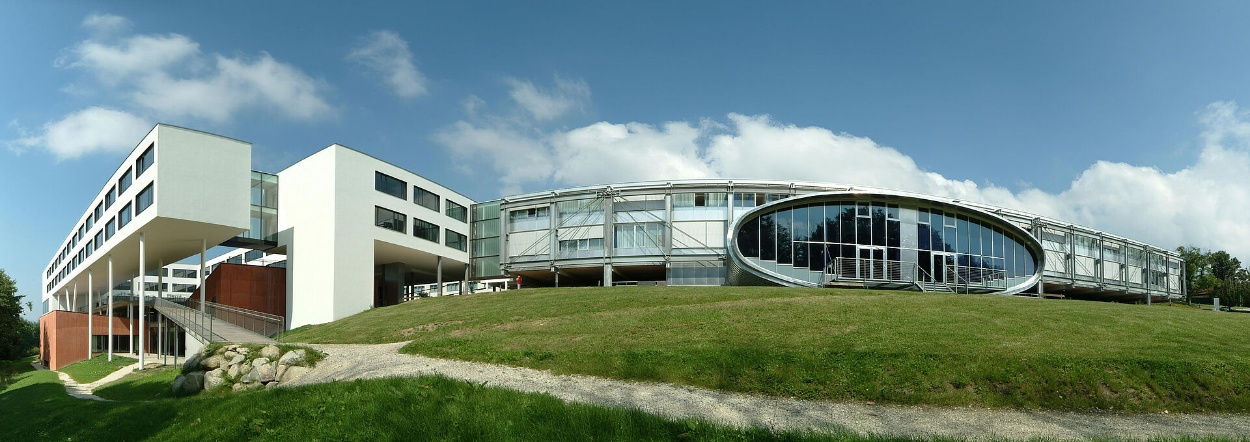
#> input picture campus.jpg, 1250 x 442 px, given as the content of the folder fruits-360-100x100/Training, which was not available
$ jupyter execute --allow-errors 03-image-filtering.ipynb   (shell and % lines are left out)   (text cells are left out)
#> lines starting #> are read from the running program, lines starting #| are printed output that depends on the picture; pictures that were not available may be replaced by others from this repository, and a replacement may not be noted
#> in load_fruit, returned value is the input picture: shape (442, 1250, 3); mean B, G, R 130.1, 136.5, 112.1
[cell 1]
# !pip install -q opencv-python-headless matplotlib numpy scikit-image

import cv2
import numpy as np
import matplotlib.pyplot as plt
from pathlib import Path
import os

[cell 2]

DATASET_ROOT = Path("fruits-360-100x100")
TRAIN_DIR = DATASET_ROOT / "Training"
TEST_DIR = DATASET_ROOT / "Test"

classes = sorted(os.listdir(TRAIN_DIR))
print(f"Fruits-360: {len(classes)} classes")

def load_fruit(class_name, index=0):
    """Load a single fruit image as BGR numpy array."""
    cls_dir = TRAIN_DIR / class_name
    return cv2.imread(str(sorted(cls_dir.glob("*.jpg"))[index]))

def to_rgb(img_bgr):
    return cv2.cvtColor(img_bgr, cv2.COLOR_BGR2RGB)

def to_gray(img_bgr):
    return cv2.cvtColor(img_bgr, cv2.COLOR_BGR2GRAY)

[cell 3]
img = load_fruit("Apple Red 1")

fig, axes = plt.subplots(1, 4, figsize=(18, 4))
axes[0].imshow(to_rgb(img))
axes[0].set_title("Original")

for i, k in enumerate([3, 7, 15]):
    kernel = np.ones((k, k), np.float32) / (k ** 2)
    filtered = cv2.filter2D(img, -1, kernel)
    axes[i + 1].imshow(to_rgb(filtered))
    axes[i + 1].set_title(f"Box {k}×{k}")

for ax in axes:
    ax.axis("off")
plt.suptitle("Average (Box) Filter — Increasing Kernel Size", fontsize=13)
plt.tight_layout()
plt.show()

[cell 4]
img = load_fruit("Banana 1")

k = 11
kernel_1d = cv2.getGaussianKernel(k, -1)
kernel_2d = kernel_1d @ kernel_1d.T

fig, axes = plt.subplots(1, 4, figsize=(18, 4))
axes[0].imshow(to_rgb(img))
axes[0].set_title("Original")
axes[1].imshow(kernel_2d, cmap="gray")
axes[1].set_title(f"Gaussian Kernel ({k}×{k})")

for i, sigma in enumerate([1, 5]):
    blurred = cv2.GaussianBlur(img, (k, k), sigma)
    axes[i + 2].imshow(to_rgb(blurred))
    axes[i + 2].set_title(f"Gaussian σ={sigma}")

for ax in axes:
    ax.axis("off")
plt.suptitle("Gaussian Filter — Effect of σ", fontsize=13)
plt.tight_layout()
plt.show()

[cell 5]
img_small = cv2.resize(load_fruit("Kiwi 1"), (12, 12))

k = 7
kernel = np.ones((k, k), np.float32) / (k ** 2)

modes = [
    ("Constant (zero)", cv2.BORDER_CONSTANT),
    ("Reflect", cv2.BORDER_REFLECT),
    ("Replicate", cv2.BORDER_REPLICATE),
]

fig, axes = plt.subplots(1, len(modes), figsize=(14, 4))
for ax, (title, mode) in zip(axes, modes):
    result = cv2.filter2D(img_small, -1, kernel, borderType=mode)
    ax.imshow(to_rgb(result), interpolation="nearest")
    ax.set_title(title)
    ax.axis("off")
plt.suptitle(f"Border Handling with a {k}×{k} Box Filter on a Tiny Image", fontsize=13)
plt.tight_layout()
plt.show()

[cell 6]
img = load_fruit("Apple Red 1")
gray = to_gray(img)

F = np.fft.fft2(gray)
Fshift = np.fft.fftshift(F)
magnitude = np.log1p(np.abs(Fshift))
phase = np.angle(Fshift)
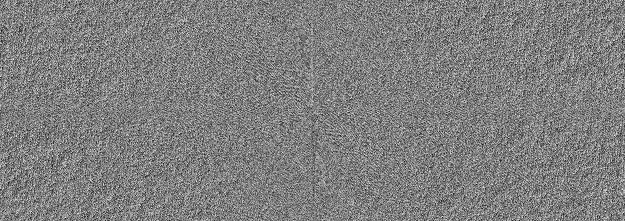
#> phase: shape (442, 1250) float64 (shown at 1/2 size); min -3.14, max 3.14, mean 4.55e-18; drawn with min black and max white

fig, axes = plt.subplots(1, 3, figsize=(15, 4))
axes[0].imshow(gray, cmap="gray")
axes[0].set_title("Original (grayscale)")
axes[1].imshow(magnitude, cmap="gray")
axes[1].set_title("Magnitude Spectrum (log)")
axes[2].imshow(phase, cmap="twilight")
axes[2].set_title("Phase Spectrum")
for ax in axes:
    ax.axis("off")
plt.tight_layout()
plt.show()

[cell 7]
reconstructed = np.fft.ifft2(F)

fig, axes = plt.subplots(1, 2, figsize=(10, 4))
axes[0].imshow(gray, cmap="gray")
axes[0].set_title("Original")
axes[1].imshow(np.abs(reconstructed), cmap="gray")
axes[1].set_title("Reconstructed via IFFT")
for ax in axes:
    ax.axis("off")
plt.tight_layout()
plt.show()

print(f"Max reconstruction error: {np.max(np.abs(gray - np.abs(reconstructed))):.2e}")
#| Max reconstruction error: 2.27e-13

[cell 8]
size = 64

freqs = [(1, 0), (0, 3), (2, 2), (5, 5)]

fig, axes = plt.subplots(2, len(freqs), figsize=(14, 7))
for col, (u, v) in enumerate(freqs):
    F = np.zeros((size, size), dtype=np.complex128)
    F[0, 0] = size * size  # DC component (mean gray)
    F[u, v] = size * size  # one frequency
    f = np.fft.ifft2(F)

    mag = np.log1p(np.abs(np.fft.fftshift(F)))
    axes[0, col].imshow(mag, cmap="gray")
    axes[0, col].set_title(f"Spectrum F[{u},{v}]")
    axes[0, col].axis("off")

    axes[1, col].imshow(np.real(f), cmap="gray")
    axes[1, col].set_title(f"Spatial domain")
    axes[1, col].axis("off")

axes[0, 0].set_ylabel("Frequency", fontsize=11)
axes[1, 0].set_ylabel("Spatial", fontsize=11)
plt.suptitle("Single Frequency Components → Sinusoidal Patterns", fontsize=13)
plt.tight_layout()
plt.show()

[cell 9]
img = load_fruit("Pear 1")
gray = to_gray(img)

F = np.fft.fft2(gray)
Fshift = np.fft.fftshift(F)

rows, cols = gray.shape
crow, ccol = rows // 2, cols // 2

radius = 10

# Create circular masks
Y, X = np.ogrid[:rows, :cols]
dist = np.sqrt((X - ccol) ** 2 + (Y - crow) ** 2)
lp_mask = (dist <= radius).astype(np.float64)
hp_mask = (dist > radius).astype(np.float64)

# Apply masks
low_freq = np.fft.ifft2(np.fft.ifftshift(Fshift * lp_mask))
high_freq = np.fft.ifft2(np.fft.ifftshift(Fshift * hp_mask))

fig, axes = plt.subplots(2, 3, figsize=(15, 9))

axes[0, 0].imshow(gray, cmap="gray")
axes[0, 0].set_title("Original")
axes[0, 1].imshow(np.abs(low_freq), cmap="gray")
axes[0, 1].set_title(f"Low-pass (r={radius})")
axes[0, 2].imshow(np.abs(high_freq), cmap="gray")
axes[0, 2].set_title(f"High-pass (r={radius})")

axes[1, 0].imshow(np.log1p(np.abs(Fshift)), cmap="gray")
axes[1, 0].set_title("Full Spectrum")
axes[1, 1].imshow(lp_mask, cmap="gray")
axes[1, 1].set_title("Low-pass Mask")
axes[1, 2].imshow(hp_mask, cmap="gray")
axes[1, 2].set_title("High-pass Mask")

for ax in axes.flat:
    ax.axis("off")
plt.suptitle("Frequency-Domain Filtering", fontsize=13)
plt.tight_layout()
plt.show()

[cell 10]
img = load_fruit("Cherry 1")
gray = to_gray(img).astype(np.float64)

rows, cols = gray.shape

k_size = 11
kh = k_size // 2
kernel_1d = cv2.getGaussianKernel(k_size, -1)
kernel_small = kernel_1d @ kernel_1d.T

# Pad kernel to image size and place at centre
kernel_padded = np.zeros_like(gray)
crow, ccol = rows // 2, cols // 2
kernel_padded[crow - kh:crow + kh + 1, ccol - kh:ccol + kh + 1] = kernel_small

# Spatial convolution
spatial_result = cv2.filter2D(gray, -1, kernel_padded)

# Frequency-domain multiplication
F = np.fft.fft2(gray)
K = np.fft.fft2(kernel_padded)
freq_result = np.fft.ifftshift(np.fft.ifft2(F * K))

fig, axes = plt.subplots(1, 3, figsize=(15, 4))
axes[0].imshow(gray, cmap="gray")
axes[0].set_title("Original")
axes[1].imshow(np.abs(spatial_result), cmap="gray")
axes[1].set_title(r"$f * h$ (spatial convolution)")
axes[2].imshow(np.abs(freq_result), cmap="gray")
axes[2].set_title(r"$\mathcal{F}^{-1}(F \cdot H)$ (freq. domain)")
for ax in axes:
    ax.axis("off")
plt.suptitle("Convolution Theorem: Spatial vs Frequency Domain", fontsize=13)
plt.tight_layout()
plt.show()

[cell 11]
img_a = to_gray(load_fruit("Apple Red 1"))
img_b = to_gray(load_fruit("Banana 1"))

F_a = np.fft.fft2(img_a)
F_b = np.fft.fft2(img_b)

mag_a, phase_a = np.abs(F_a), np.angle(F_a)
mag_b, phase_b = np.abs(F_b), np.angle(F_b)

# Combine magnitude of A with phase of B (and vice versa)
combo_mag_a_phase_b = np.fft.ifft2(mag_a * np.exp(1j * phase_b))
combo_mag_b_phase_a = np.fft.ifft2(mag_b * np.exp(1j * phase_a))

fig, axes = plt.subplots(1, 4, figsize=(18, 4))
axes[0].imshow(img_a, cmap="gray")
axes[0].set_title("Image A (Apple)")
axes[1].imshow(img_b, cmap="gray")
axes[1].set_title("Image B (Banana)")
axes[2].imshow(np.abs(combo_mag_a_phase_b), cmap="gray")
axes[2].set_title("|A| + ∠B\n(magnitude A, phase B)")
axes[3].imshow(np.abs(combo_mag_b_phase_a), cmap="gray")
axes[3].set_title("|B| + ∠A\n(magnitude B, phase A)")
for ax in axes:
    ax.axis("off")
plt.suptitle("Phase carries spatial structure, magnitude carries texture/energy", fontsize=13)
plt.tight_layout()
plt.show()

[cell 12]
def make_hybrid(img_low_src, img_high_src, sigma_low=10, sigma_high=10):
    """Create a hybrid image from two source images.

    Args:
        img_low_src: Image whose low frequencies will be used (grayscale float64).
        img_high_src: Image whose high frequencies will be used (grayscale float64).
        sigma_low: Gaussian sigma for extracting low frequencies.
        sigma_high: Gaussian sigma for extracting high frequencies.

    Returns:
        Tuple of (low_freq, high_freq, hybrid).
    """
    ksize = int(6 * max(sigma_low, sigma_high)) | 1  # ensure odd
    low = cv2.GaussianBlur(img_low_src, (ksize, ksize), sigma_low)
    high = img_high_src - cv2.GaussianBlur(img_high_src, (ksize, ksize), sigma_high)
    hybrid = low + high
    return low, high, hybrid

[cell 13]
img_a = to_gray(load_fruit("Apple Red 1")).astype(np.float64)
img_b = to_gray(load_fruit("Orange 1")).astype(np.float64)

low, high, hybrid = make_hybrid(img_a, img_b, sigma_low=6, sigma_high=6)
#> in make_hybrid, `high = img_high_src - cv2.GaussianBlur(img_high_src, (ksize, ksize), s..`:
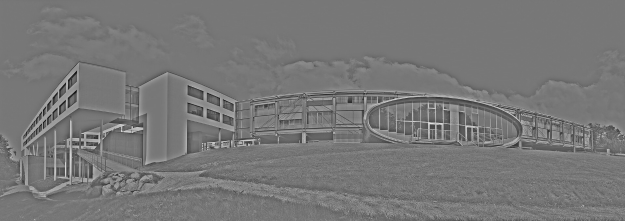
#> high: shape (442, 1250) float64 (shown at 1/2 size); min -184.2, max 208.5, mean 0; drawn with min black and max white

fig, axes = plt.subplots(2, 4, figsize=(18, 9))

axes[0, 0].imshow(img_a, cmap="gray", vmin=0, vmax=255)
axes[0, 0].set_title("Image A (Apple)")
axes[0, 1].imshow(low, cmap="gray", vmin=0, vmax=255)
axes[0, 1].set_title("Low freq of A")
axes[0, 2].imshow(img_b, cmap="gray", vmin=0, vmax=255)
axes[0, 2].set_title("Image B (Orange)")
axes[0, 3].imshow(high + 128, cmap="gray", vmin=0, vmax=255)
axes[0, 3].set_title("High freq of B (+128)")

axes[1, 0].imshow(np.clip(hybrid, 0, 255), cmap="gray", vmin=0, vmax=255)
axes[1, 0].set_title("Hybrid (full size)")

# Simulate viewing from a distance by progressively downscaling
small = np.clip(hybrid, 0, 255).astype(np.uint8)
for i in range(1, 4):
    small = cv2.pyrDown(small)
    axes[1, i].imshow(small, cmap="gray", vmin=0, vmax=255)
    axes[1, i].set_title(f"Viewed from \"distance\" (1/{2**i})")

for ax in axes.flat:
    ax.axis("off")
plt.suptitle("Hybrid Image: Apple (low freq) + Orange (high freq)", fontsize=14)
plt.tight_layout()
plt.show()
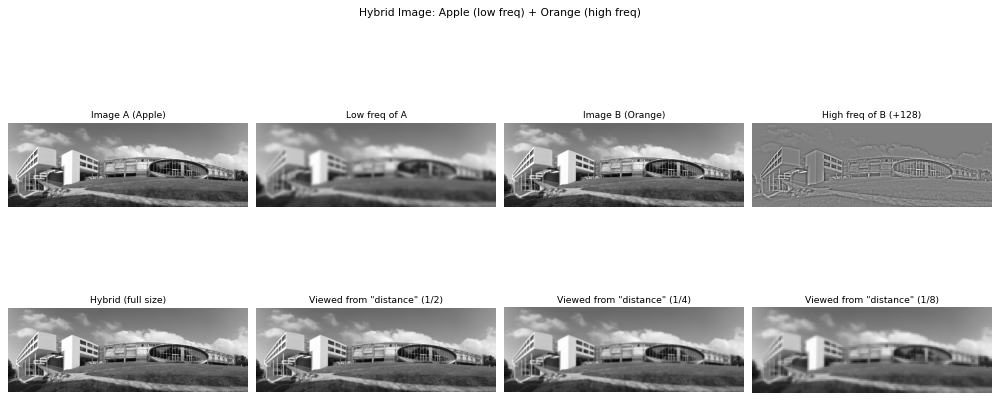
#> figure drawn by matplotlib, 8 panels

[cell 14]
low, high, hybrid = make_hybrid(img_a, img_b, sigma_low=6, sigma_high=6)

spectra = [
    ("Image A", img_a),
    ("Low freq of A", low),
    ("Image B", img_b),
    ("High freq of B", high),
    ("Hybrid", np.clip(hybrid, 0, 255)),
]

fig, axes = plt.subplots(2, len(spectra), figsize=(20, 7))
for col, (title, im) in enumerate(spectra):
    axes[0, col].imshow(im, cmap="gray", vmin=0, vmax=255)
    axes[0, col].set_title(title, fontsize=10)
    axes[0, col].axis("off")

    F = np.fft.fftshift(np.fft.fft2(im))
    axes[1, col].imshow(np.log1p(np.abs(F)), cmap="gray")
    axes[1, col].set_title("Spectrum", fontsize=10)
    axes[1, col].axis("off")
#> this loop made 5 passes
#> title on passes 1 to 5: 'Image A', 'Low freq of A', 'Image B', 'High freq of B', 'Hybrid'

axes[0, 0].set_ylabel("Spatial", fontsize=11)
axes[1, 0].set_ylabel("Frequency", fontsize=11)
plt.suptitle("Hybrid Image Construction in the Frequency Domain", fontsize=13)
plt.tight_layout()
plt.show()
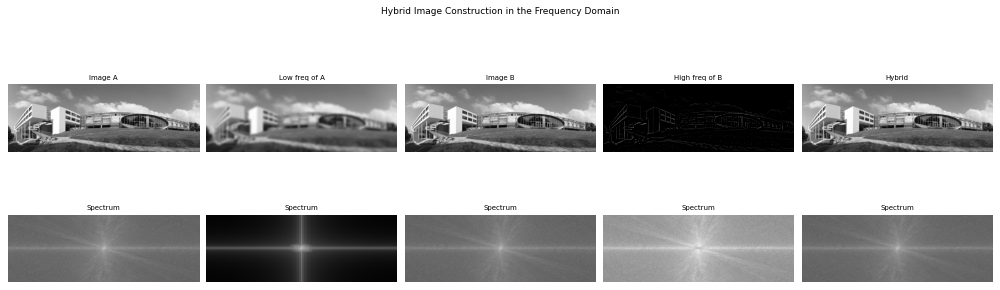
#> figure drawn by matplotlib, 10 panels

[cell 15]
# Your code here
from matplotlib.axes import Axes


def MSE(A, B):
    return ((A.astype(np.float64) - B.astype(np.float64)) ** 2).mean()

def my_filter2d(image, kernel):
    """Apply 2-D convolution (no border handling — crop output)."""
    kh, kw = kernel.shape
    # pad_h, pad_w = kh // 2, kw // 2
    out = np.zeros(
        (image.shape[0] - kh, image.shape[1] - kw),
        dtype=np.float64
    )
    # TODO: fill in the convolution loop
    for i in range(out.size):
        x = i % out.shape[0]
        y =  i // out.shape[1]
        out[x, y] += np.sum(image[x:x+kh, y:y+kw] * kernel)
    return out

img_a = to_gray(load_fruit("Apple Red 1")).astype(np.float64)
fig, axes = plt.subplots(1, 2, figsize=(8, 4))
axes:list[Axes] = axes
axes[0].imshow(img_a, cmap="gray")
axes[0].set_title("Image A (Apple)")
axes[0].axis("off")

k = 3
kernel = np.ones((k, k), np.float32) / (k ** 2)
#> kernel = [[0.111, 0.111, 0.111], [0.111, 0.111, 0.111], [0.111, 0.111, 0.111]]
filterd = my_filter2d(img_a, kernel)
#> after the loop in my_filter2d, `for i in range(out.size):`:
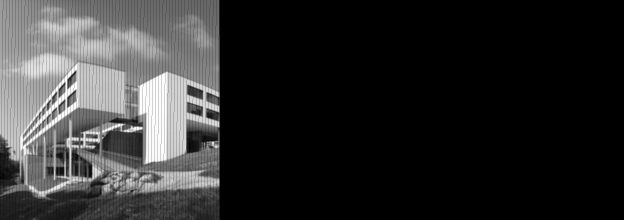
#> out: shape (439, 1247) float64 (shown at 1/2 size); min 0, max 764, mean 137.1; drawn with min black and max white
axes[1].imshow(filterd, cmap="gray")
axes[1].set_title("Image A (Apple) Box 3x3")
axes[1].axis("off")
#> (the rest of this cell did not finish here and is left out)

[cell 16]
img_a = to_gray(load_fruit("Apple Red 1")).astype(np.float64)
fig, axes = plt.subplots(1, 2, figsize=(8, 4))
axes:list[Axes] = axes
axes[0].imshow(img_a, cmap="gray")
axes[0].set_title("Image A (Apple)")
axes[0].axis("off")

k = 3
kernel = cv2.getGaussianKernel(5, 1)
filterd = my_filter2d(img_a, kernel)
axes[1].imshow(filterd, cmap="gray")
axes[1].set_title("Image A (Apple) Gauss 5x5")
axes[1].axis("off")

[cell 17]
# Your code here
size = 8
F = np.zeros((size, size), dtype=np.complex128)
F[0, 0] = size * size  # DC component (mean brightness)

# TODO: set additional frequency bins
# e.g., F[u, v] = amplitude
F[4, 4] = size*size # 4,4, because its the max frequency for size 8 and a diagnoal

f = np.fft.ifft2(F)

fig, axes = plt.subplots(1, 2, figsize=(10, 4))
axes[0].imshow(np.abs(np.fft.fftshift(F)), cmap="gray")
axes[0].set_title("Spectrum (magnitude)")
axes[1].imshow(np.real(f), cmap="gray")
axes[1].set_title("Spatial domain (IFFT)")
for ax in axes:
    ax.axis("off")
plt.tight_layout()
plt.show()

[cell 18]
# Your code here
size = 64
F = np.zeros((size, size), dtype=np.complex128)
F[0, 0] = size * size  # DC component (mean brightness)

# TODO: set additional frequency bins
# e.g., F[u, v] = amplitude
F[24, 4] = size*size
# F[32, 32] = size*size
f = np.fft.ifft2(F)

fig, axes = plt.subplots(1, 2, figsize=(10, 4))
axes[0].imshow(np.abs(np.fft.fftshift(F)), cmap="gray")
axes[0].set_title("Spectrum (magnitude)")
axes[1].imshow(np.real(f), cmap="gray")
axes[1].set_title("Spatial domain (IFFT)")
for ax in axes:
    ax.axis("off")
plt.tight_layout()
plt.show()
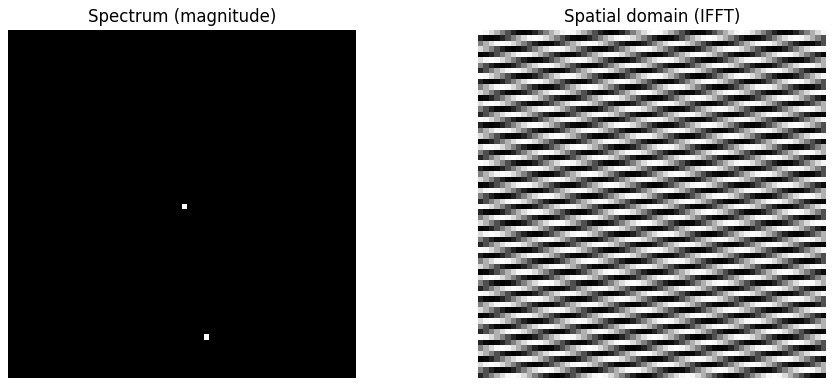
#> figure drawn by matplotlib, 2 panels

[cell 19]
# Your code here
# Load a pair
omni = to_gray(cv2.imread("./fruits-360-100x100/omniman_small.png")).astype(np.float64)
apple = to_gray(load_fruit("Apple Red 1")).astype(np.float64)
corn = to_gray(load_fruit("Corn Husk 1")).astype(np.float64)

# Create hybrid
low, high, hybrid = make_hybrid(omni, corn, sigma_low=0, sigma_high=10)

# Sigma grid
sigmas = [3, 6, 10]
fig, axes = plt.subplots(len(sigmas), len(sigmas), figsize=(12, 12))
for i, s_low in enumerate(sigmas):
    for j, s_high in enumerate(sigmas):
        _, _, h = make_hybrid(omni, apple, sigma_low=s_low, sigma_high=s_high)
        axes[i, j].imshow(np.clip(h, 0, 255), cmap="gray")
        axes[i, j].set_title(f"σ_low={s_low}, σ_high={s_high}", fontsize=8)
        axes[i, j].axis("off")
#> this loop made 3 passes
#> pass 1, in make_hybrid (call 5), `hybrid = low + high`:
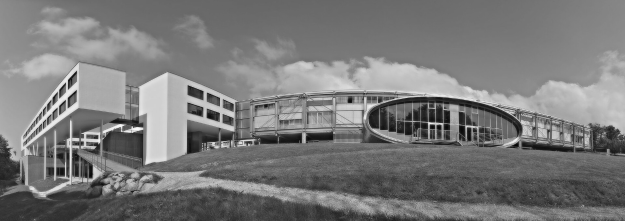
#> hybrid: shape (442, 1250) float64 (shown at 1/2 size); min -45.62, max 318.3, mean 128.4; drawn with min black and max white
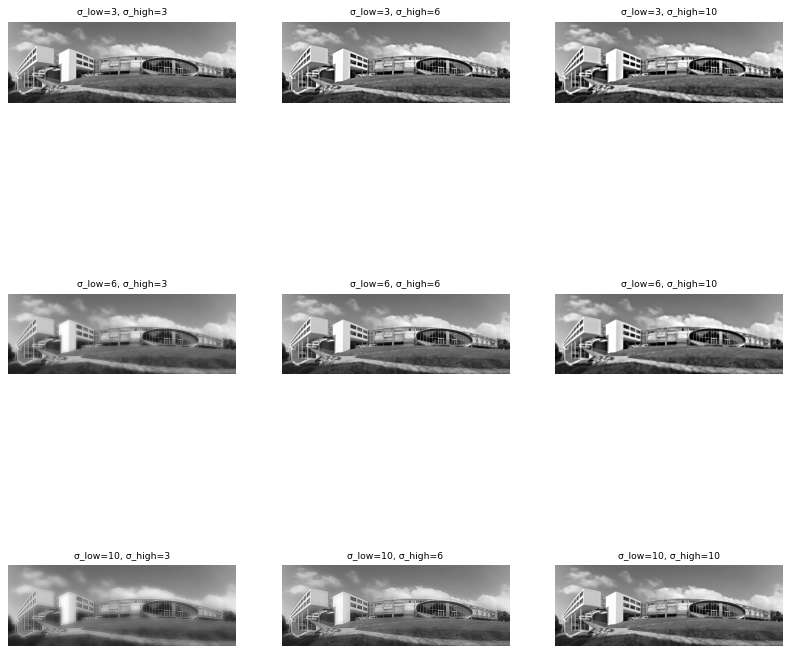
#> figure drawn by matplotlib, 9 panels

[cell 20]
fig, axes = plt.subplots(len(sigmas), len(sigmas), figsize=(12, 12))
for i, s_low in enumerate(sigmas):
    for j, s_high in enumerate(sigmas):
        _, _, h = make_hybrid(omni, corn, sigma_low=s_low, sigma_high=s_high)
        axes[i, j].imshow(np.clip(h, 0, 255), cmap="gray")
        axes[i, j].set_title(f"σ_low={s_low}, σ_high={s_high}", fontsize=8)
        axes[i, j].axis("off")

[cell 21]
fig, axes = plt.subplots(len(sigmas), len(sigmas), figsize=(12, 12))
for i, s_low in enumerate(sigmas):
    for j, s_high in enumerate(sigmas):
        _, _, h = make_hybrid(apple, corn, sigma_low=s_low, sigma_high=s_high)
        axes[i, j].imshow(np.clip(h, 0, 255), cmap="gray")
        axes[i, j].set_title(f"σ_low={s_low}, σ_high={s_high}", fontsize=8)
        axes[i, j].axis("off")

[cell 22]
# Sigma grid
from copy import deepcopy

_, _, h = make_hybrid(omni, apple, sigma_low=4, sigma_high=4)
fig, axes = plt.subplots(1, 3, figsize=(12, 12))
for i in range(3):
    h = cv2.pyrDown(h)
    axes[i].imshow(np.clip(h, 0, 255), cmap="gray")
    axes[i].set_title(f"Down/up scaled {i+1} times", fontsize=8)
    axes[i].axis("off")
    h = cv2.pyrUp(h)

[cell 23]
omni = to_rgb(cv2.imread("./fruits-360-100x100/omniman_small.png")).astype(np.float64)
apple = to_rgb(load_fruit("Apple Red 1")).astype(np.float64)

# Sigma grid
sigmas = [3.5, 5]
axes: list[list[Axes]]
fig, axes = plt.subplots(len(sigmas), len(sigmas), figsize=(12, 12))
for i, s_low in enumerate(sigmas):
    for j, s_high in enumerate(sigmas):
        _, _, h = make_hybrid(omni, apple, sigma_low=s_low, sigma_high=s_high)
        axes[i][j].imshow(np.clip(h/255, 0, 1))
        axes[i][j].set_title(f"σ_low={s_low}, σ_high={s_high}", fontsize=8)
        axes[i][j].axis("off")
#> this loop made 2 passes

$ run again, on data09/fruits.jpg
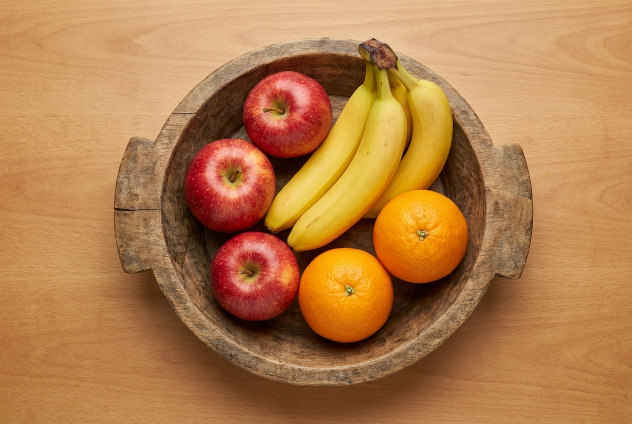
#> input picture data09/fruits.jpg, 1264 x 848 px, given as the content of the folder fruits-360-100x100/Training, which was not available (shown at 1/2 size)
#> in load_fruit, returned value is the input picture: shape (848, 1264, 3); mean B, G, R 74.4, 125.4, 179.2
#| Max reconstruction error: 3.13e-13
#> the loop `for col, (title, im) in enumerate(spectra):` made 5 passes
#> title on passes 1 to 5: 'Image A', 'Low freq of A', 'Image B', 'High freq of B', 'Hybrid'
#> kernel = [[0.111, 0.111, 0.111], [0.111, 0.111, 0.111], [0.111, 0.111, 0.111]]
#> after the loop in my_filter2d, `for i in range(out.size):`:
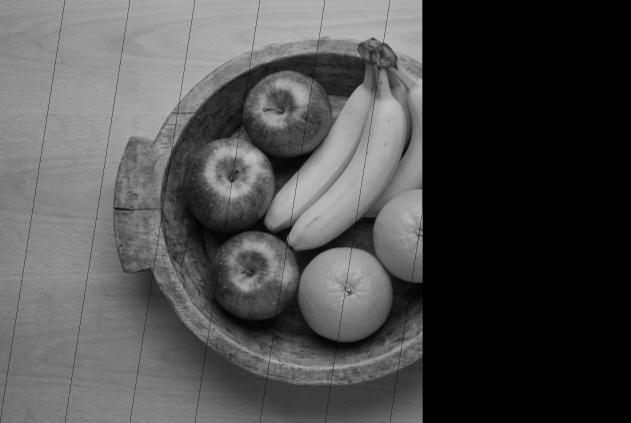
#> out: shape (845, 1261) float64 (shown at 1/2 size); min 0, max 434, mean 130.8; drawn with min black and max white
#> the loop `for i, s_low in enumerate(sigmas):` made 3 passes
#> pass 1, in make_hybrid (call 5), `hybrid = low + high`:
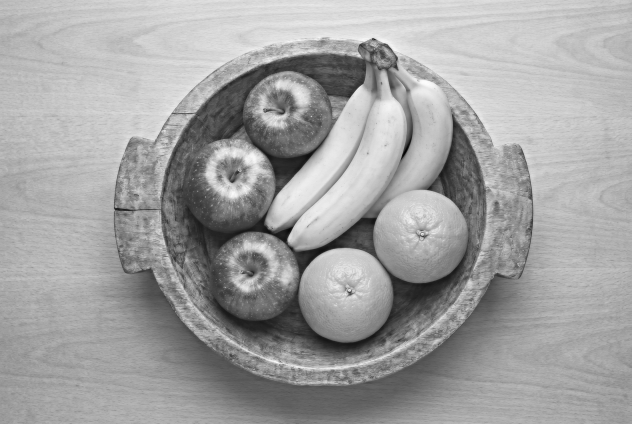
#> hybrid: shape (848, 1264) float64 (shown at 1/2 size); min -31.64, max 232.1, mean 135.7; drawn with min black and max white
#> the loop `for i, s_low in enumerate(sigmas):` made 2 passes
